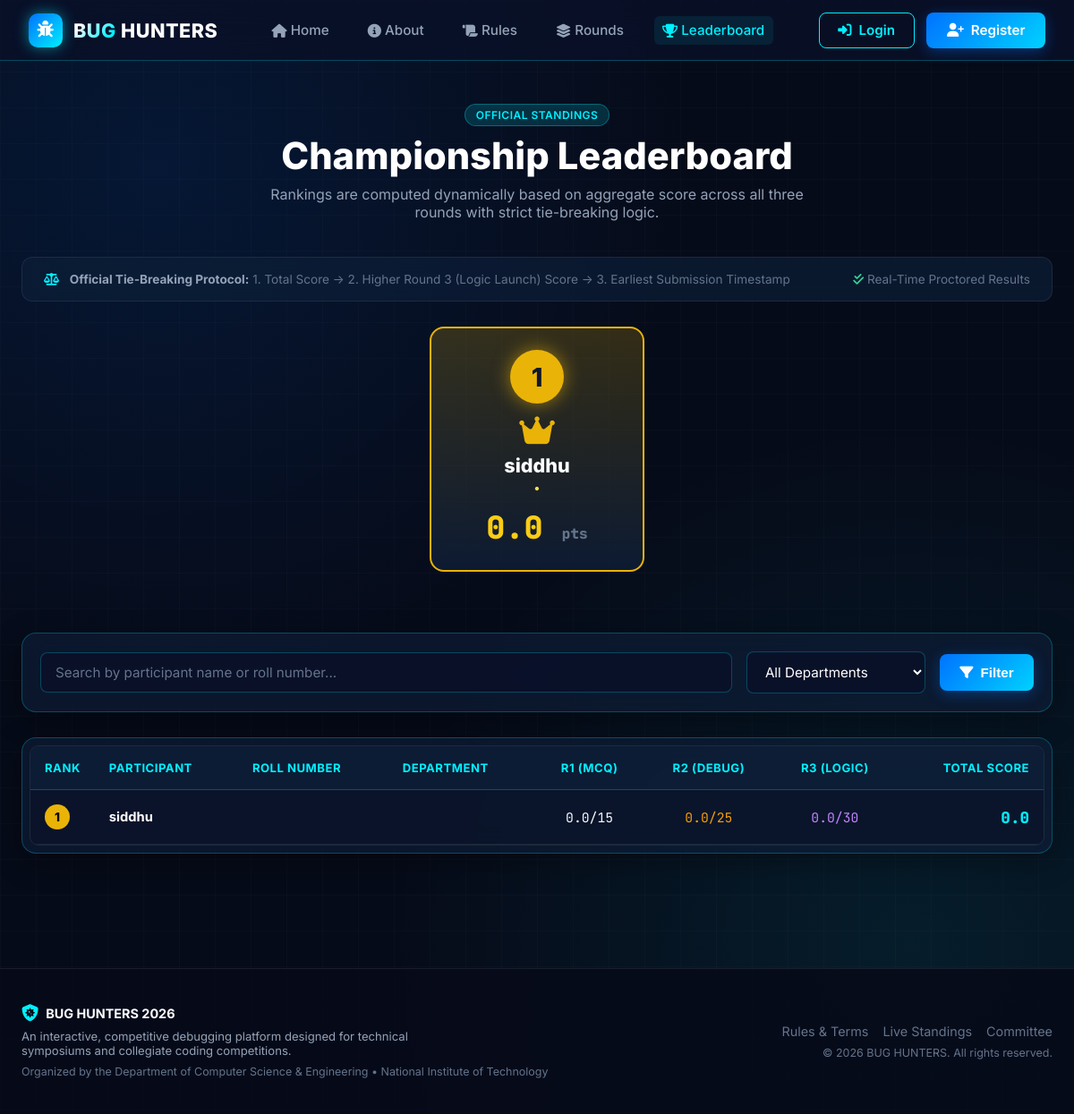
Page /leaderboard/ on the committed database.
### results/models.py (models this page shows, shortened)
class RoundResult(models.Model):
    participant = models.OneToOneField(User, on_delete=models.CASCADE, related_name='competition_result')
    r1_score = models.FloatField(default=0.0)
    r1_qualified = models.BooleanField(default=False)
    r2_score = models.FloatField(default=0.0)
    r2_verified = models.BooleanField(default=False)
    r3_score = models.FloatField(default=0.0)
    r3_verified = models.BooleanField(default=False)
    total_score = models.FloatField(default=0.0)
    tab_violations_total = models.IntegerField(default=0)
    is_final_qualified = models.BooleanField(default=False)
    final_rank = models.IntegerField(null=True, blank=True)
    completion_time = models.DateTimeField(null=True, blank=True)
    is_published = models.BooleanField(default=True)
    updated_at = models.DateTimeField(auto_now=True)
    class Meta:
        ordering = ['-total_score', '-r3_score', 'completion_time']

### competition/models.py (models this page shows, shortened)
class CompetitionSettings(models.Model):
    title = models.CharField(max_length=200, default="BUG HUNTERS 2026")
    tagline = models.CharField(max_length=255, default="Think Smart. Debug Fast. Code Better.")
    college_name = models.CharField(max_length=255, default="Apex Institute of Technology")
    r1_qualifying_marks = models.IntegerField(default=9, help_text="Default 9 out of 15")
    r1_total_questions = models.IntegerField(default=15)
    r1_time_per_question_seconds = models.IntegerField(default=60, help_text="Time per question in seconds (1 min)")
    r1_enabled = models.BooleanField(default=True)
    r2_qualifying_marks = models.IntegerField(default=15, help_text="Default 15 out of 25")
    r2_total_questions = models.IntegerField(default=5)
    r2_time_per_question_seconds = models.IntegerField(default=300, help_text="Time per question in seconds (5 min)")
    r2_enabled = models.BooleanField(default=True)
    r3_total_questions = models.IntegerField(default=3)
    r3_time_per_question_seconds = models.IntegerField(default=600, help_text="Time per question in seconds (10 min)")
    r3_enabled = models.BooleanField(default=True)
    allow_registration = models.BooleanField(default=True)
    leaderboard_published = models.BooleanField(default=True)
    anti_cheating_enabled = models.BooleanField(default=True)
    max_warning_violations = models.IntegerField(default=3)
    updated_at = models.DateTimeField(auto_now=True)
    class Meta:
        verbose_name = "Competition Setting"
        verbose_name_plural = "Competition Settings"
    @classmethod
    def get_settings(cls):
        settings, created = cls.objects.get_or_create(id=1)
        return settings

### results/views.py (the view)
# urls.py: path('leaderboard/', res_views.leaderboard_view, name='leaderboard'),
def leaderboard_view(request):
    settings = CompetitionSettings.get_settings()
    is_admin = request.user.is_authenticated and (request.user.is_staff or request.user.is_superuser)
    recalculate_leaderboard()
    dept_filter = request.GET.get('department', '')
    query = request.GET.get('q', '').strip()
    leaderboard_qs = RoundResult.objects.filter(is_published=True).select_related('participant', 'participant__profile')
    if dept_filter:
        leaderboard_qs = leaderboard_qs.filter(participant__profile__department=dept_filter)
    if query:
        leaderboard_qs = leaderboard_qs.filter(
            participant__profile__full_name__icontains=query
        ) | leaderboard_qs.filter(
            participant__profile__roll_number__icontains=query
        )
    leaderboard = list(leaderboard_qs)
    top_3 = leaderboard[:3]
    remaining = leaderboard[3:]
    context = {
        'is_published': settings.leaderboard_published or is_admin,
        'leaderboard': leaderboard,
        'top_3': top_3,
        'remaining': remaining,
        'dept_filter': dept_filter,
        'query': query,
    }
    return render(request, 'leaderboard.html', context)

### competition/context_processors.py (called while the page is built)
def competition_context(request):
    settings = CompetitionSettings.get_settings()
    user_rounds = {}
    if request.user.is_authenticated:
        rounds = ParticipantRound.objects.filter(participant=request.user)
        for r in rounds:
            user_rounds[r.round_number] = r
    return {
        'comp_settings': settings,
        'user_rounds': user_rounds,
        'app_name': 'BUG HUNTERS',
    }

### competition/services.py (called while the page is built)
def recalculate_leaderboard():
    results = RoundResult.objects.filter(is_published=True).order_by(
        '-total_score',
        '-r3_score',
        'completion_time'
    )
    rank = 1
    for res in results:
        res.final_rank = rank
        res.save(update_fields=['final_rank'])
        rank += 1
    return results

### templates/leaderboard.html (shortened to what this page needs)
{% extends 'base.html' %}
{% block content %}
<div style="max-width: 1200px; margin: 3rem auto; padding: 0 1.5rem 5rem;">
    <div style="text-align: center; margin-bottom: 2.5rem;">
        <span class="badge-cyber" style="margin-bottom: 0.5rem; display: inline-block;">OFFICIAL STANDINGS</span>
        <h1 style="font-size: 2.6rem; font-weight: 800; color: #fff; margin: 0 0 0.5rem;">
            Championship Leaderboard
        </h1>
        <p style="color: var(--text-muted); font-size: 1rem; max-width: 650px; margin: 0 auto;">
            Rankings are computed dynamically based on aggregate score across all three rounds with strict tie-breaking logic.
        </p>
    </div>
    <div class="glass-card-static" style="padding: 1rem 1.5rem; margin-bottom: 2.5rem; display: flex; justify-content: space-between; align-items: center; flex-wrap: wrap; gap: 1rem; font-size: 0.85rem;">
        <div style="color: var(--text-muted);">
            <i class="fas fa-balance-scale" style="color: var(--cyber-cyan); margin-right: 0.5rem;"></i>
            <b>Official Tie-Breaking Protocol:</b>
            <span style="color: var(--text-dim);">1. Total Score &rarr; 2. Higher Round 3 (Logic Launch) Score &rarr; 3. Earliest Submission Timestamp</span>
        </div>
        <div style="color: var(--text-dim);">
            <i class="fas fa-check-double" style="color: #34d399;"></i> Real-Time Proctored Results
        </div>
    </div>
    {% if is_published %}
        {% if top_3 %}
            <div class="podium-container">
                {% with p1=top_3.0 %}
                    <div class="podium-item podium-rank-1">
                        <div style="width: 60px; height: 60px; border-radius: 50%; background: #eab308; color: #0f172a; display: flex; align-items: center; justify-content: center; font-size: 1.8rem; font-weight: 800; margin-bottom: 0.75rem; box-shadow: 0 0 20px rgba(234, 179, 8, 0.6);">
                            1
                        </div>
                        <i class="fas fa-crown" style="color: #eab308; font-size: 2.2rem; margin-bottom: 0.5rem;"></i>
                        <h3 style="color: #fff; font-size: 1.35rem; font-weight: 800; margin: 0 0 0.25rem;">
                            {{ p1.participant.profile.full_name|default:p1.participant.username }}
                        </h3>
                        <div style="font-size: 0.85rem; color: #fde047; margin-bottom: 0.85rem; font-weight: 600;">
                            {{ p1.participant.profile.roll_number }} &bull; {{ p1.participant.profile.department }}
                        </div>
                        <div style="font-size: 2.2rem; font-weight: 800; font-family: var(--font-mono); color: #facc15;">
                            {{ p1.total_score }} <span style="font-size: 1rem; color: var(--text-dim);">pts</span>
                        </div>
                    </div>
                {% endwith %}
            </div>
        {% endif %}
        <div class="glass-panel" style="padding: 1.25rem; margin-bottom: 1.75rem;">
            <form method="get" style="display: flex; gap: 1rem; flex-wrap: wrap; align-items: center;">
                <div style="flex-grow: 1; min-width: 240px;">
                    <input type="text" name="q" value="{{ query }}" class="form-control" placeholder="Search by participant name or roll number...">
                </div>
                <div style="min-width: 200px;">
                    <select name="department" class="form-select">
                        <option value="">All Departments</option>
                    </select>
                </div>
                <button type="submit" class="btn-cyber" style="padding: 0.75rem 1.4rem;">
                    <i class="fas fa-filter"></i> Filter
                </button>
            </form>
        </div>
        <div class="glass-panel" style="overflow-x: auto; padding: 0.5rem;">
            <table class="cyber-table">
                <thead>
                    <tr>
                        <th style="width: 70px;">Rank</th>
                        <th>Participant</th>
                        <th>Roll Number</th>
                        <th>Department</th>
                        <th style="text-align: center;">R1 (MCQ)</th>
                        <th style="text-align: center;">R2 (Debug)</th>
                        <th style="text-align: center;">R3 (Logic)</th>
                        <th style="text-align: right;">Total Score</th>
                    </tr>
                </thead>
                <tbody>
                    {% for item in leaderboard %}
                        <tr>
                            <td>
                                {% if item.final_rank == 1 %}
                                    <span style="display: inline-flex; align-items: center; justify-content: center; width: 28px; height: 28px; border-radius: 50%; background: #eab308; color: #000; font-weight: 800; font-size: 0.85rem;">1</span>
                                {% elif item.final_rank == 2 %}
                                    <span style="display: inline-flex; align-items: center; justify-content: center; width: 28px; height: 28px; border-radius: 50%; background: #94a3b8; color: #000; font-weight: 800; font-size: 0.85rem;">2</span>
                                {% elif item.final_rank == 3 %}
                                    <span style="display: inline-flex; align-items: center; justify-content: center; width: 28px; height: 28px; border-radius: 50%; background: #d97706; color: #fff; font-weight: 800; font-size: 0.85rem;">3</span>
                                {% else %}
                                    <span style="font-family: var(--font-mono); font-weight: 700; color: var(--text-dim); padding-left: 0.5rem;">#{{ item.final_rank }}</span>
                                {% endif %}
                            </td>
                            <td>
                                <b style="color: #fff;">{{ item.participant.profile.full_name|default:item.participant.username }}</b>
                            </td>
                            <td style="font-family: var(--font-mono); color: var(--cyber-cyan);">
                            </td>
                            <td style="color: var(--text-muted); font-size: 0.85rem;">
                            </td>
                            <td style="text-align: center; font-family: var(--font-mono);">
                                {{ item.r1_score }}/15
                            </td>
                            <td style="text-align: center; font-family: var(--font-mono); color: #f59e0b;">
                                {{ item.r2_score }}/25
                            </td>
                            <td style="text-align: center; font-family: var(--font-mono); color: #c084fc;">
                                {{ item.r3_score }}/30
                            </td>
                            <td style="text-align: right; font-family: var(--font-mono); font-weight: 800; color: var(--cyber-cyan); font-size: 1.1rem;">
                                {{ item.total_score }}
                            </td>
                        </tr>
                    {% endfor %}
                </tbody>
            </table>
        </div>
    {% endif %}
</div>
{% endblock %}

### templates/base.html (shortened to what this page needs)
{% load static %}
<!DOCTYPE html>
<html lang="en">
<head>
    <link rel="stylesheet" href="https://cdnjs.cloudflare.com/ajax/libs/font-awesome/6.5.1/css/all.min.css">
    <link rel="stylesheet" href="{% static 'css/styles.css' %}">
</head>
<body>
    <nav class="cyber-nav">
        <div class="nav-container">
            <a href="{% url 'home' %}" class="nav-brand">
                <div class="brand-icon">
                    <i class="fas fa-bug"></i>
                </div>
                <div>
                    <span class="gradient-text">BUG</span>
                    <span style="color: #ffffff;">HUNTERS</span>
                </div>
            </a>
            <ul class="nav-links">
                <li><a href="{% url 'home' %}" class="{% if request.resolver_match.url_name == 'home' %}active{% endif %}"><i class="fas fa-home"></i> Home</a></li>
                <li><a href="{% url 'about' %}" class="{% if request.resolver_match.url_name == 'about' %}active{% endif %}"><i class="fas fa-info-circle"></i> About</a></li>
                <li><a href="{% url 'rules' %}" class="{% if request.resolver_match.url_name == 'rules' %}active{% endif %}"><i class="fas fa-scroll"></i> Rules</a></li>
                <li><a href="{% url 'rounds_overview' %}" class="{% if request.resolver_match.url_name == 'rounds_overview' %}active{% endif %}"><i class="fas fa-layer-group"></i> Rounds</a></li>
                <li><a href="{% url 'leaderboard' %}" class="{% if request.resolver_match.url_name == 'leaderboard' %}active{% endif %}"><i class="fas fa-trophy"></i> Leaderboard</a></li>
            </ul>
            <div class="nav-actions">
                {% if user.is_authenticated %}
                    <div style="display: flex; align-items: center; gap: 0.85rem;">
                        <span class="badge-cyber" style="display: flex; align-items: center; gap: 0.4rem;">
                            <i class="fas fa-user-circle"></i> {{ user.profile.roll_number|default:user.username }}
                        </span>
                        <a href="{% url 'logout' %}" class="btn-danger-cyber" title="Logout">
                            <i class="fas fa-sign-out-alt"></i> Logout
                        </a>
                    </div>
                {% else %}
                    <a href="{% url 'login' %}" class="btn-outline-cyber">
                        <i class="fas fa-sign-in-alt"></i> Login
                    </a>
                    <a href="{% url 'register' %}" class="btn-cyber">
                        <i class="fas fa-user-plus"></i> Register
                    </a>
                {% endif %}
            </div>
        </div>
    </nav>
    <main style="flex-grow: 1;">
        {% block content %}{% endblock %}
    </main>
    <footer class="cyber-footer">
        <div class="footer-content">
            <div>
                <div style="display: flex; align-items: center; gap: 0.5rem; margin-bottom: 0.5rem;">
                    <i class="fas fa-shield-virus" style="color: var(--cyber-cyan); font-size: 1.2rem;"></i>
                    <span style="font-weight: 700; color: #fff;">{{ comp_settings.title }}</span>
                </div>
                <p style="font-size: 0.82rem; color: var(--text-muted); max-width: 480px;">
                    An interactive, competitive debugging platform designed for technical symposiums and collegiate coding competitions.
                </p>
                <p style="font-size: 0.78rem; color: var(--text-dim); margin-top: 0.5rem;">
                    Organized by the Department of Computer Science &amp; Engineering &bull; {{ comp_settings.college_name }}
                </p>
            </div>
            <div style="text-align: right;">
                <div style="margin-bottom: 0.5rem; display: flex; gap: 1rem; justify-content: flex-end;">
                    <a href="{% url 'rules' %}" style="color: var(--text-dim); text-decoration: none;">Rules &amp; Terms</a>
                    <a href="{% url 'leaderboard' %}" style="color: var(--text-dim); text-decoration: none;">Live Standings</a>
                    <a href="{% url 'about' %}" style="color: var(--text-dim); text-decoration: none;">Committee</a>
                </div>
                <p style="font-size: 0.78rem; color: var(--text-dim);">
                    &copy; 2026 BUG HUNTERS. All rights reserved.
                </p>
            </div>
        </div>
    </footer>
</body>
</html>

### rows in the picture
RoundResult: participant.profile.full_name "siddhu", total_score "0.0", final_rank "1", r1_score "0.0", r2_score "0.0", r3_score "0.0"
CompetitionSettings: title "BUG HUNTERS 2026", college_name "National Institute of Technology"
